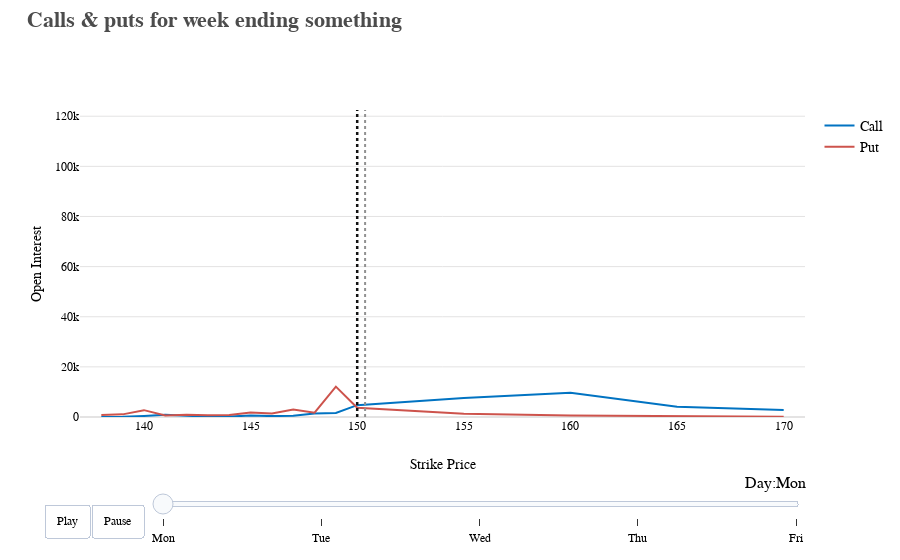

Write notebook code for a chart like this one.
### Code cell
days = ['Mon','Tue','Wed','Thu','Fri']

contracts = ['call','put']

fig_dict = {
    "data":[],
    "layout":{},
    "frames":[]
}

fig_dict["layout"]["xaxis"] = {"showgrid":False, 
                               "range":[tru_rangest-1, tru_rangeend+1],
                               "title":"Strike Price"}
fig_dict["layout"]["yaxis"] = {"range":[y_range_st, y_range_end],
                               "title":"Open Interest"}
fig_dict["layout"]["hovermode"] = "x"
fig_dict['layout']['template'] = plot_settings.dockstreet_template
fig_dict['layout']['margin'] = {'t':110}
fig_dict['layout']['legend'] = {'title':'',
                                'font_size':14}
fig_dict['layout']['title'] = {'font_size':22,
                               'x':0.03,
                               'y':0.98,
                               'yref':'container',
                               'text':f"<b>Calls & puts for week ending something</b>",
                               'font_color':'#4c4c4c',
                               'xanchor':'left'}

fig_dict["layout"]["updatemenus"] = [
    {'buttons': [{'args': [None, {'frame': {'duration':500, 'redraw':False},
                                'fromcurrent':True, 'transition': {'duration':300,
                                                                   'easing':'quadratic-in-out'}}],
                    'label':'Play',
                    'method':'animate'},
                 {'args': [[None], {'frame': {'duration':0, 'redraw':False},
                                      'mode': 'immediate',
                                      'transition': {'duration':0}}],
                'label':'Pause',
                'method':'animate'}],
        'direction':'left',
        'pad': {'r':10, 't':87},
        'showactive':False,
        'type':'buttons',
        'x':0.1,
        'xanchor':'right',
        'y':0,
        'yanchor':'top'
    }]

sliders_dict = {
    "active": 0,
    "yanchor": "top",
    "xanchor": "left",
    "currentvalue": {
        "font": {"size": 16},
        "prefix": "Day:",
        "visible": True,
        "xanchor": "right"
    },
    "transition": {"duration": 300, "easing": "cubic-in-out"},
    "pad": {"b": 10, "t": 50},
    "len": 0.9,
    "x": 0.1,
    "y": 0,
    "steps": []
}

# make data
day = 'Mon'
for contract in contracts:
    dataset_by_day = an[an["daywk"] == day]
    dataset_by_day_and_cont = dataset_by_day[
        dataset_by_day["type"] == contract]

    data_dict = {
        "x": list(dataset_by_day_and_cont["strike"]),
        "y": list(dataset_by_day_and_cont["open_int"]),
        "mode": "lines",
        "name": contract.title()
    }
    fig_dict["data"].append(data_dict)
    
    yahoo_day = yahoohist[yahoohist.daywk==day]
    shape_dict = [go.layout.Shape(type='line',
                                  line_width=2.,
                                  line_dash='dot',
                                  line_color='#919191',
                                  x0=yahoo_day['Open'].values.tolist()[0],
                                  x1=yahoo_day['Open'].values.tolist()[0],
                                  y0=y_range_st,
                                  y1=y_range_end,
                                  xref='x',
                                  yref='y'
                                 ),
                 go.layout.Shape(type='line',
                                 line_width=2.5,
                                 line_dash='dot',
                                 line_color='#121212',
                                 x0=yahoo_day['Close'].values.tolist()[0],
                                 x1=yahoo_day['Close'].values.tolist()[0],
                                 y0=y_range_st,
                                 y1=y_range_end,
                                 xref='x',
                                 yref='y')]
    
    fig_dict['layout']['shapes'] = shape_dict
    
# make frames
for day in days:
    frame = {"data": [], "name": str(day), "layout":{}}
    for contract in contracts:
        dataset_by_day = an[an["daywk"] == day]
        dataset_by_day_and_cont = dataset_by_day[
            dataset_by_day["type"] == contract]

        data_dict = {
            "x": list(dataset_by_day_and_cont["strike"]),
            "y": list(dataset_by_day_and_cont["open_int"]),
            "mode": "lines",
            "name": contract.title()
        }
        frame["data"].append(data_dict)
    
    # add the two vertical lines
    yahoo_day = yahoohist[yahoohist.daywk==day]
    shape_dict = [go.layout.Shape(type='line',
                                  line_width=2.,
                                  line_dash='dot',
                                  line_color='#919191',
                                  x0=yahoo_day['Open'].values.tolist()[0],
                                  x1=yahoo_day['Open'].values.tolist()[0],
                                  y0=y_range_st,
                                  y1=y_range_end,
                                  xref='x',
                                  yref='y'
                                 ),
                 go.layout.Shape(type='line',
                                 line_width=2.5,
                                 line_dash='dot',
                                 line_color='#121212',
                                 x0=yahoo_day['Close'].values.tolist()[0],
                                 x1=yahoo_day['Close'].values.tolist()[0],
                                 y0=y_range_st,
                                 y1=y_range_end,
                                 xref='x',
                                 yref='y')]

    frame['layout']['shapes'] = shape_dict
#     frame['layout'] = {'shapes':shape_dict}
    
    # add annotations for each vertical line
    annotation_dict = [go.layout.Annotation(text=f" Open: {yahoo_day['Open'].values.tolist()[0]:,.0f}",
                                            font_size=10.5,
                                            font_color="#919191",
                                            showarrow=False,
                                            x=yahoo_day['Open'].values.tolist()[0],
                                            y=y_range_end,
                                            textangle=-90,
                                            yanchor='bottom'),
                       go.layout.Annotation(text=f" Close: {yahoo_day['Close'].values.tolist()[0]:,.0f}",
                                            font_size=10.5,
                                            font_color="#121212",
                                            showarrow=False,
                                            x=yahoo_day['Close'].values.tolist()[0],
                                            y=y_range_end,
                                            textangle=-90,
                                            yanchor='bottom')]
    
#     frame['layout'] = {'annotations':annotation_dict}
    frame['layout']['annotations'] = annotation_dict

    fig_dict["frames"].append(frame)
    slider_step = {"args": [
        [day],
        {"frame": {"duration": 300, "redraw": False},
         "mode": "immediate",
         "transition": {"duration": 300}}
    ],
        "label": day,
        "method": "animate"}
    sliders_dict["steps"].append(slider_step)


fig_dict["layout"]["sliders"] = [sliders_dict]

fig = go.Figure(fig_dict)

fig.show()

### Figure 1 — Plotly figure (JSON) as saved in the notebook; plotly's stock layout.template omitted (floating-point values rounded to 4 significant figures)
{"data": [{"mode": "lines", "name": "Call", "type": "scatter", "x": [138, 139, 140, 141, 142, 143, 144, 145, 146, 147, 148, 149, 150, 155, 160, 165, 170], "y": [34, 70, 434, 911, 539, 45, 167, 592, 350, 486, 1403, 1580, 4721, 7574, 9631, 4069, 2816]}, {"mode": "lines", "name": "Put", "type": "scatter", "x": [138, 139, 140, 141, 142, 143, 144, 145, 146, 147, 148, 149, 150, 155, 160, 165, 170], "y": [795, 1048, 2734, 611, 929, 724, 846, 1785, 1375, 3023, 1721, 12104, 3718, 1296, 581, 295, 123]}], "layout": {"hovermode": "x", "legend": {"font": {"size": 14}, "title": {"text": ""}}, "margin": {"t": 110}, "shapes": [{"line": {"color": "#919191", "dash": "dot", "width": 2}, "type": "line", "x0": 150.4, "x1": 150.4, "xref": "x", "y0": 0, "y1": 122487, "yref": "y"}, {"line": {"color": "#121212", "dash": "dot", "width": 2.5}, "type": "line", "x0": 150, "x1": 150, "xref": "x", "y0": 0, "y1": 122487, "yref": "y"}], "sliders": [{"active": 0, "currentvalue": {"font": {"size": 16}, "prefix": "Day:", "visible": true, "xanchor": "right"}, "len": 0.9, "pad": {"b": 10, "t": 50}, "steps": [{"args": [["Mon"], {"frame": {"duration": 300, "redraw": false}, "mode": "immediate", "transition": {"duration": 300}}], "label": "Mon", "method": "animate"}, {"args": [["Tue"], {"frame": {"duration": 300, "redraw": false}, "mode": "immediate", "transition": {"duration": 300}}], "label": "Tue", "method": "animate"}, {"args": [["Wed"], {"frame": {"duration": 300, "redraw": false}, "mode": "immediate", "transition": {"duration": 300}}], "label": "Wed", "method": "animate"}, {"args": [["Thu"], {"frame": {"duration": 300, "redraw": false}, "mode": "immediate", "transition": {"duration": 300}}], "label": "Thu", "method": "animate"}, {"args": [["Fri"], {"frame": {"duration": 300, "redraw": false}, "mode": "immediate", "transition": {"duration": 300}}], "label": "Fri", "method": "animate"}], "transition": {"duration": 300, "easing": "cubic-in-out"}, "x": 0.1, "xanchor": "left", "y": 0, "yanchor": "top"}], "title": {"font": {"color": "#4c4c4c", "size": 22}, "text": "<b>Calls & puts for week ending something</b>", "x": 0.03, "xanchor": "left", "y": 0.98, "yref": "container"}, "updatemenus": [{"buttons": [{"args": [null, {"frame": {"duration": 500, "redraw": false}, "fromcurrent": true, "transition": {"duration": 300, "easing": "quadratic-in-out"}}], "label": "Play", "method": "animate"}, {"args": [[null], {"frame": {"duration": 0, "redraw": false}, "mode": "immediate", "transition": {"duration": 0}}], "label": "Pause", "method": "animate"}], "direction": "left", "pad": {"r": 10, "t": 87}, "showactive": false, "type": "buttons", "x": 0.1, "xanchor": "right", "y": 0, "yanchor": "top"}], "xaxis": {"range": [137, 171], "showgrid": false, "title": {"text": "Strike Price"}}, "yaxis": {"range": [0, 122487], "title": {"text": "Open Interest"}}}}
